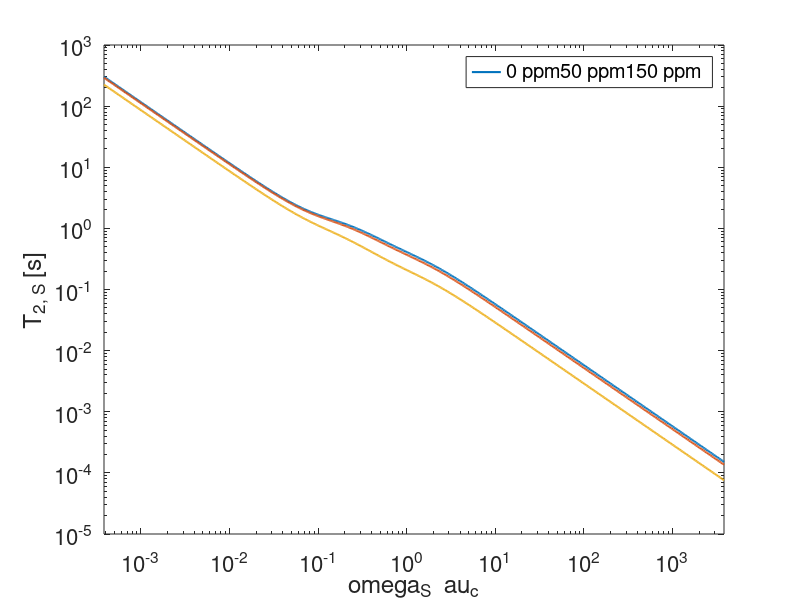

The MATLAB script that drew this image: (Note: this script raises an error after producing the figure.)
%% Problem Set 5: Solution to 2.1 and 2.2

%% 0) Clear Workspace and Close Figures
clear, close all

%% 1) Define Constants

mu0 = 4*pi*1e-7;                    %V s / A / m
hbar = 1.05457266e-34;              %J s / rad
h = 2*pi*hbar;                      %J s
gammaH = 26.7522128e7;              %rad / s / T
gammaN = -2.7116e7;                 %rad / s / T
rNH = 1.1*1e-10;                    %m 

print_to_pdf = 0;                   %set to 1 to print plots to pdf

%% 2) Functions

%Spectral density function (for isotropic tumbling)
    %Call as: Jiso(omega, tau)
    %one of the two inputs can be an array
Jiso = @(omega, tau) (2/5)*tau./(1+(omega.*tau).^2);

%% 3) Parameters

B0 = 14.1;                          %T
sigma_zz1 = 0;                      %ppm
sigma_zz2 = 50;                     %ppm
sigma_zz3 = 150;                    %ppm
tauC = 10.^(-12:0.01:-5);           %s

omegaI = -B0*gammaH;                 %rad/s, 1H Larmor frequency
omegaS = -B0*gammaN;                 %rad/s, 15N Larmor frequency

deltaIS = -2*mu0*gammaH*gammaN*hbar/(4*pi)/rNH^3;

%% 4) Calculate T2S
%s. Eq. (4) on the exercise sheet
    %note that sigma_zz is given in ppm above
    %Hint: Elementwise multiplication in Matlab: array1.*array2

R2S_1 = deltaIS^2/32 * (4*Jiso(0,tauC) + Jiso(omegaI-omegaS,tauC) + 3*Jiso(omegaS,tauC) + 6*Jiso(omegaI,tauC) + 6*Jiso(omegaI+omegaS,tauC))...
       + 1/2 *(omegaS*sigma_zz1*1e-6).^2 *Jiso(0,tauC) + 3/8 *(omegaS*sigma_zz1*1e-6).^2 * Jiso(omegaS,tauC);
R2S_2 = deltaIS^2/32 * (4*Jiso(0,tauC) + Jiso(omegaI-omegaS,tauC) + 3*Jiso(omegaS,tauC) + 6*Jiso(omegaI,tauC) + 6*Jiso(omegaI+omegaS,tauC))...
       + 1/2 *(omegaS*sigma_zz2*1e-6).^2 *Jiso(0,tauC) + 3/8 *(omegaS*sigma_zz2*1e-6).^2 * Jiso(omegaS,tauC);
R2S_3 = deltaIS^2/32 * (4*Jiso(0,tauC) + Jiso(omegaI-omegaS,tauC) + 3*Jiso(omegaS,tauC) + 6*Jiso(omegaI,tauC) + 6*Jiso(omegaI+omegaS,tauC))...
       + 1/2 *(omegaS*sigma_zz3*1e-6).^2 *Jiso(0,tauC) + 3/8 *(omegaS*sigma_zz3*1e-6).^2 * Jiso(omegaS,tauC);

   
T2S_1 = 1./R2S_1;
T2S_2 = 1./R2S_2; 
T2S_3 = 1./R2S_3;

%% 5) Double Logarithmic Plot of T2S

figure
    loglog(omegaS*tauC, T2S_1, 'LineWidth', 1.5)
    hold on
    loglog(omegaS*tauC, T2S_2, 'LineWidth', 1.5)
    loglog(omegaS*tauC, T2S_3, 'LineWidth', 1.5)
    xlabel("\omega_S \tau_c")
    ylabel("T_{2, S} [s]")
    xlim([omegaS*tauC(1) omegaS*tauC(end)])
    set(gca, 'FontSize', 16)
    lgd = legend(["0 ppm", "50 ppm", "150 ppm"]);
        lgd.Title.String = "\sigma_{zz}^{(S)}";
        lgd.Location = 'Northeast';
        
if(print_to_pdf == 1)
    h = gcf;
    set(h, 'PaperOrientation', 'Landscape')
    set(h, 'PaperUnits', 'normalized')
    set(h, 'PaperPosition', [0 0 1 1])
    print(gcf, '-dpdf', '-painters', './T2S_vs_omegaS_tauC.pdf')
end
